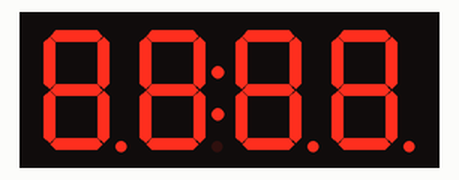
This sketch was run on a simulated Arduino Uno, built with avr-gcc and run on an emulated ATmega328P. On the bench: 4-digit seven-segment display.

Above: at 1.1 s.
At 21.5 s:
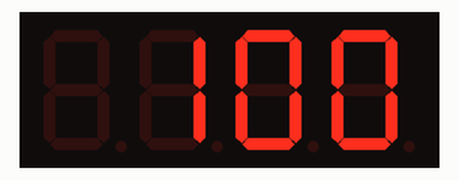
At 23.6 s:
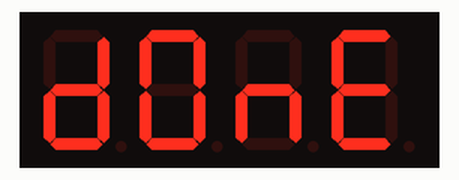
At 38.8 s:
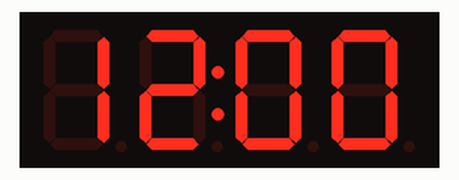

Measured:
- what the display in image 0 shows lasts 1.1 s, from 1.0 s to 2.1 s
- what the display in image 1 shows lasts 1.1 s, from 21.5 s to 22.6 s
- what the display in image 2 shows lasts 10.0 s, from 23.6 s to 33.6 s
- what the display in image 3 shows lasts 0.5 s, from 38.8 s to 39.3 s

The sketch:

Day_16_display.ino
```cpp
#include "Arduino.h"
#include <TM1637Display.h>

// all_on pins connected to the TM1637 display
const byte CLK_PIN = 6;
const byte DIO_PIN = 5;

// Create display object of type TM1637Display:
TM1637Display lander_display = TM1637Display(CLK_PIN, DIO_PIN);
 // Create array that turns all segments on:
const byte all_on[] = { 0b11111111,
                        0b11111111,
                        0b11111111,
                        0b11111111 };
 const byte done[] = {
  SEG_B | SEG_C | SEG_D | SEG_E | SEG_G,          // d
  SEG_A | SEG_B | SEG_C | SEG_D | SEG_E | SEG_F,  // O
  SEG_C | SEG_E | SEG_G,                          // n
  SEG_A | SEG_D | SEG_E | SEG_F | SEG_G           // E
};


void setup() {
  // put your setup code here, to run once:
  lander_display.setBrightness(1);
}

void loop() {
  // put your main code here, to run repeatedly:
  // Clear the display (all segments off)
  lander_display.clear();
  delay(1000);

  // Light up all segments of the display
  lander_display.setSegments(all_on);
  delay(1000);

  // Clear the display (all segments off)
  lander_display.clear();
  delay(1000);
  for (int i = 0; i < 4; i++) {
    lander_display.showNumberDecEx(1200, 0b01000000);
    delay(500);
    lander_display.clear();
    delay(500);
  }

  // Show counter including negative sign for negative numbers
  // NOTE: negative numbers cannot be less than -999 since the negative sign
  //       uses the left most digit of the display.
  for (int i = -100; i <= 100; i++) {
    lander_display.showNumberDec(i);
    delay(50);
  }
  delay(1000);

  // Clear the display (all segments off)
  lander_display.clear();
  delay(1000);

  // Display the message "dOnE"
  lander_display.setSegments(done);

  delay(10000);  // Delay 10 seconds and then repeat our demo.
}
```
